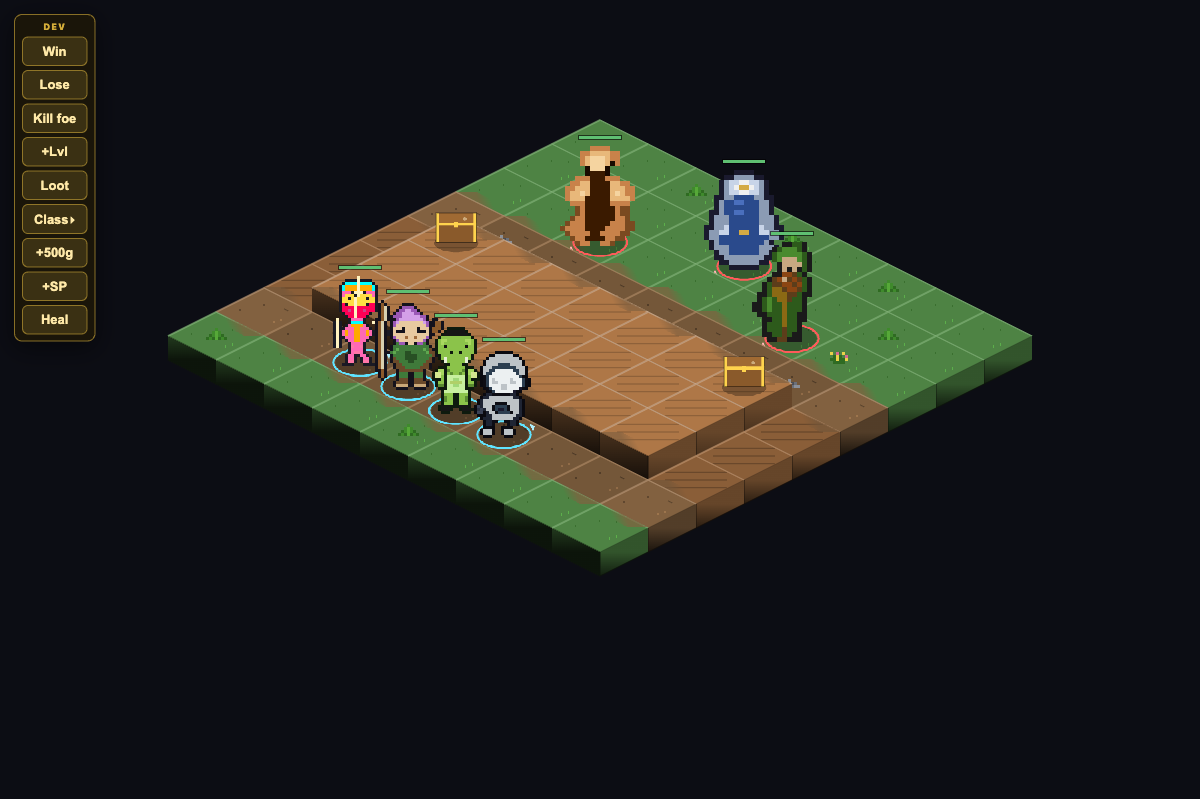
#> input picture battle-phase1-taverna.png, 1200 x 799 px
$ python img_to_ascii.py ../battle-phase1-taverna.png out.png ../battle-state-check.png
#> lines starting #> are read from the running program, lines starting #| are printed output that depends on the picture
import sys
import os
from PIL import Image

def rgb_to_hex(r, g, b):
    return f"#{r:02x}{g:02x}{b:02x}"

def main():
    if len(sys.argv) < 3:
        print("Usage: python img_to_ascii.py <image.png> <output.ts> <name>")
        sys.exit(1)

    img_path = sys.argv[1]
    out_path = sys.argv[2]
    name = sys.argv[3]

    img = Image.open(img_path).convert("RGBA")

    # Resize to max 38x50
    img.thumbnail((38, 50), Image.Resampling.NEAREST)
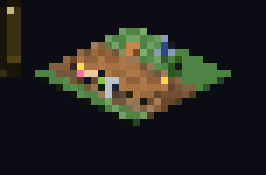
#> img: PIL image 38x25 RGBA (shown 7 times larger); mean R, G, B, A 35.5, 35.8, 31, 255
    width, height = img.size
#> width = 38; height = 25

    # Identify background colors from corners
    corners = [(0,0), (width-1,0), (0,height-1), (width-1,height-1)]
#> corners = [(0, 0), (37, 0), (0, 24), (37, 24)]
    bg_colors = []
    for cx, cy in corners:
        r, g, b, a = img.getpixel((cx, cy))
        if a > 128:
            hx = rgb_to_hex(r, g, b)
            if hx not in bg_colors:
                bg_colors.append(hx)
#> this loop made 4 passes
#> (r, g, b, hx) on passes 1 to 4: (11, 12, 18, '#0b0c12'), (12, 13, 20, '#0c0d14'), (12, 13, 20, '#0c0d14'), (12, 13, 20, '#0c0d14')
#> after the loop, bg_colors = ['#0b0c12', '#0c0d14']

    # Collect unique colors, ignoring transparent and background
    colors = {}
    for y in range(height):
        for x in range(width):
            r, g, b, a = img.getpixel((x, y))
            if a > 128:
                hx = rgb_to_hex(r, g, b)
                # Check distance to any bg_color
                is_bg = False
                for bg in bg_colors:
                    br, bg_, bb = int(bg[1:3], 16), int(bg[3:5], 16), int(bg[5:7], 16)
                    if (r-br)**2 + (g-bg_)**2 + (b-bb)**2 < 800: # tolerance
                        is_bg = True
                        break
                if not is_bg:
                    if hx not in colors:
                        colors[hx] = 1
                    else:
                        colors[hx] += 1
#> after the loop, colors = 76 items

    # Sort colors by frequency and limit to 26
    sorted_colors = sorted(colors.items(), key=lambda item: item[1], reverse=True)
#> sorted_colors = 76 items, first 6: ('#4e8344', 49), ('#ae7747', 14), ('#3a3013', 13), ('#745739', 12), ('#a67244', 9), ('#8e613a', 8)
    if not sorted_colors:
        print(f"Warning: No foreground colors found for {img_path}")
        # fallback if everything matched background
        sorted_colors = [(rgb_to_hex(0,0,0), 1)]

    top_colors = [c[0] for c in sorted_colors[:26]]
#> top_colors = 26 items, first 6: '#4e8344', '#ae7747', '#3a3013', '#745739', '#a67244', '#8e613a'

    # Map hex to A-Z
    char_map = {hx: chr(65 + i) for i, hx in enumerate(top_colors)}
#> char_map = 26 items

    def get_nearest_color(hx):
        if hx in char_map: return hx
        r1, g1, b1 = int(hx[1:3], 16), int(hx[3:5], 16), int(hx[5:7], 16)
        best_hx = top_colors[0]
        min_dist = 999999
        for tc in top_colors:
            r2, g2, b2 = int(tc[1:3], 16), int(tc[3:5], 16), int(tc[5:7], 16)
            dist = (r1-r2)**2 + (g1-g2)**2 + (b1-b2)**2
            if dist < min_dist:
                min_dist = dist
                best_hx = tc
        return best_hx

    rows = []
    for y in range(height):
        row = ""
        for x in range(width):
            r, g, b, a = img.getpixel((x, y))
            if a <= 128:
                row += "."
            else:
                hx = rgb_to_hex(r, g, b)
                is_bg = False
                for bg in bg_colors:
                    br, bg_, bb = int(bg[1:3], 16), int(bg[3:5], 16), int(bg[5:7], 16)
                    if (r-br)**2 + (g-bg_)**2 + (b-bb)**2 < 800:
                        is_bg = True
                        break
                if is_bg:
                    row += "."
                else:
                    best_hx = get_nearest_color(hx)
                    row += char_map[best_hx]
        rows.append(row)
#> this loop made 25 passes
#> after the loop, rows = 25 items

    # Pad lines so they are all same length if needed (thumbnail keeps aspect ratio)
    # usually width is consistent

    # Write TS
    ts_code = f'import type {{ SpriteDef }} from "../../engine/sprite";\n\n'
    ts_code += f'export const {name}: SpriteDef = {{\n'
    ts_code += f'  palette: {{\n'
    for hx, ch in char_map.items():
        ts_code += f'    {ch}: "{hx}",\n'
#> this loop made 26 passes
#> (hx, ch) on passes 1 to 12: ('#4e8344', 'A'), ('#ae7747', 'B'), ('#3a3013', 'C'), ('#745739', 'D'), ('#a67244', 'E'), ('#8e613a', 'F'), ('#588d4e', 'G'), ('#826140', 'H'), ('#98683e', 'I'), ('#bdc3c7', 'J'), ('#8b9bb4', 'K'), ('#71a268', 'L')
    ts_code += f'  }},\n'
    ts_code += f'  rows: [\n'
    for r in rows:
        ts_code += f'    "{r}",\n'
#> this loop made 25 passes
    ts_code += f'  ],\n'
    ts_code += f'}};\n'

    with open(out_path, 'w') as f:
        f.write(ts_code)

    print(f"Generated {out_path} for {name}")

if __name__ == "__main__":
    main()

$ run again, on biome-3-deserto.png
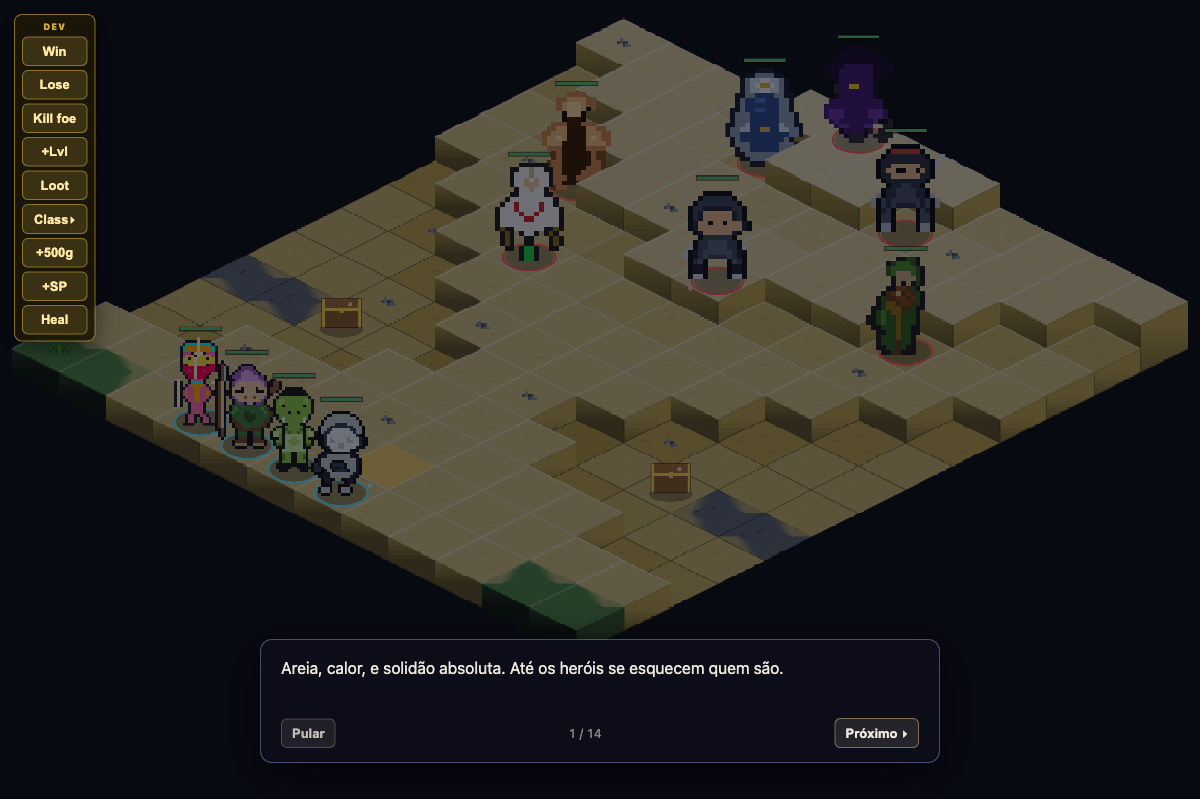
#> input picture biome-3-deserto.png, 1200 x 799 px
#> in main, `img.thumbnail((38, 50), Image.Resampling.NEAREST)`:
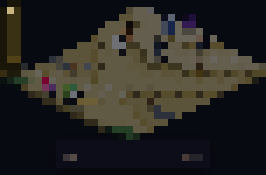
#> img: PIL image 38x25 RGBA (shown 7 times larger); mean R, G, B, A 39.9, 38.2, 35.2, 255
#> the loop in main, `for cx, cy in corners:` made 4 passes
#> (r, g, b, hx) on passes 1 to 4: (7, 9, 16, '#070910'), (8, 10, 18, '#080a12'), (8, 10, 18, '#080a12'), (8, 10, 18, '#080a12')
#> after the loop in main, `for cx, cy in corners:`: bg_colors = ['#070910', '#080a12']
#> after the loop in main, `for y in range(height):`: colors = 104 items
#> sorted_colors = 104 items, first 6: ('#605944', 96), ('#5c543a', 43), ('#645e4e', 42), ('#574d2d', 18), ('#3a3013', 13), ('#5b5237', 12)
#> top_colors = 26 items, first 6: '#605944', '#5c543a', '#645e4e', '#574d2d', '#3a3013', '#5b5237'
#> char_map = 26 items
#> the loop in main, `for y in range(height):` made 25 passes
#> after the loop in main, `for y in range(height):`: rows = 25 items
#> the loop in main, `for hx, ch in char_map.items():` made 26 passes
#> (hx, ch) on passes 1 to 8: ('#605944', 'A'), ('#5c543a', 'B'), ('#645e4e', 'C'), ('#574d2d', 'D'), ('#3a3013', 'E'), ('#5b5237', 'F'), ('#2e291a', 'G'), ('#686457', 'H')
#> the loop in main, `for r in rows:` made 25 passes
#> r on passes 1 to 8: '......................................', '.NE...............OCCY................', '.EE..............FFCCCC.N..S..........', '.EE............AAA.VJCCRSHTT..........', '.EE...........AAAA.CCCCRSHUUH.........', '.EE..........DAAN.OCCCGCVHHHJ.H.......', '.EE........BBBGANNVVCC..JJVDG.DD......', '.EE......BBBBDAWA.BFMCKCCJJCPWCJJC....'
